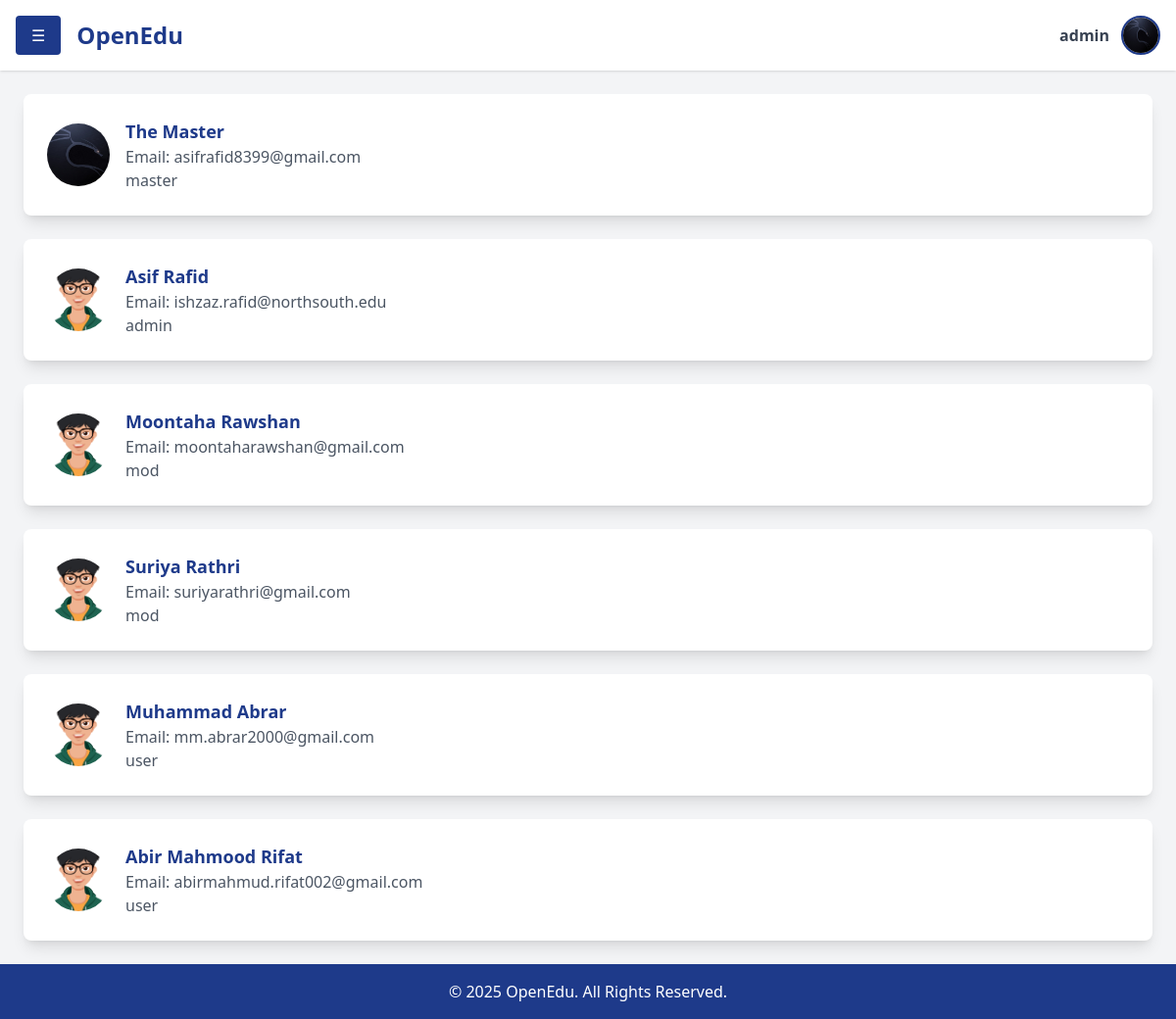
The app's page /students (signed in) with its own data.
### accounts/models.py (models this page shows, shortened)
class User(AbstractUser):
    contact = models.CharField(max_length=15, blank=True, null=True)
    profilepicture = models.ImageField(upload_to='images/profilepictures', blank=True, null=True,default='images/profilepictures/rafid1.jpg')
    role=models.TextField(default='user')
    course=models.IntegerField(default=-1)
    department=models.IntegerField(default=-1)
    groups = models.ManyToManyField(
        'auth.Group',
        related_name='custom_user_set',
        blank=True
    )
    user_permissions = models.ManyToManyField(
        'auth.Permission',
        related_name='custom_user_permissions_set',
        blank=True
    )

### home/views.py (the view)
# urls.py: path('students', students, name='students'),
@login_required
def students(request):
    users=User.objects.all()
    context={'name':request.user.username,'users':users}
    return render(request,"pages/students.html",context)

### home/templates/pages/students.html
{% extends 'dashboard.html' %} {%block content %}
<div class="p-6 flex-grow">
  <div class="space-y-6">
    {%for user in users%}
    <div
      class="flex items-center bg-white p-6 rounded-lg shadow-lg hover:shadow-xl transition duration-300 transform hover:scale-105"
    >
      <div class="w-16 h-16 mr-4">
        <img
          src="{{user.profilepicture.url}}"
          class="w-full h-full rounded-full object-cover"
        />
      </div>
      <div>
        <h3 class="text-lg font-semibold text-blue-900">
          {{user.first_name}} {{user.last_name}}
        </h3>
        <p class="text-gray-600">Email: {{user.email}}</p>
        <p class="text-gray-600">{{user.role}}</p>
      </div>
    </div>
    {%endfor%}
  </div>
</div>
{%endblock%}

### home/templates/inc/header.html (shortened to what this page needs)
<header class="bg-white shadow p-4 flex justify-between items-center relative">
  <div class="flex items-center space-x-4">
    <button
      onclick="toggleSidebar()"
      class="bg-blue-900 text-white px-4 py-2 rounded"
    >
      ☰
    </button>
    <h1 class="text-2xl font-bold text-blue-900">OpenEdu</h1>
  </div>
  <div class="flex items-center space-x-3 relative">
    <span class="text-gray-700 font-semibold">
      {{ request.user.username }}
    </span>
    <a
      href="javascript:void(0);"
      onclick="toggleDropdownProfile()"
      class="w-10 h-10"
    >
      <img
        src="{{ request.user.profilepicture.url }}"
        alt="Profile"
        class="w-10 h-10 rounded-full border-2 border-blue-900"
      />
    </a>
  </div>
</header>

### records on screen
User: user.username "admin", user.profilepicture (picture), profilepicture (picture), first_name "The", last_name "Master", email "asifrafid8399@gmail.com", role "master"
User: profilepicture (picture), first_name "Asif", last_name "Rafid", email "ishzaz.rafid@northsouth.edu", role "admin"
User: profilepicture (picture), first_name "Moontaha", last_name "Rawshan", email "moontaharawshan@gmail.com", role "mod"
User: profilepicture (picture), first_name "Suriya", last_name "Rathri", email "suriyarathri@gmail.com", role "mod"
User: profilepicture (picture), first_name "Muhammad", last_name "Abrar", email "mm.abrar2000@gmail.com", role "user"
User: profilepicture (picture), first_name "Abir Mahmood", last_name "Rifat", email "abirmahmud.rifat002@gmail.com", role "user"
